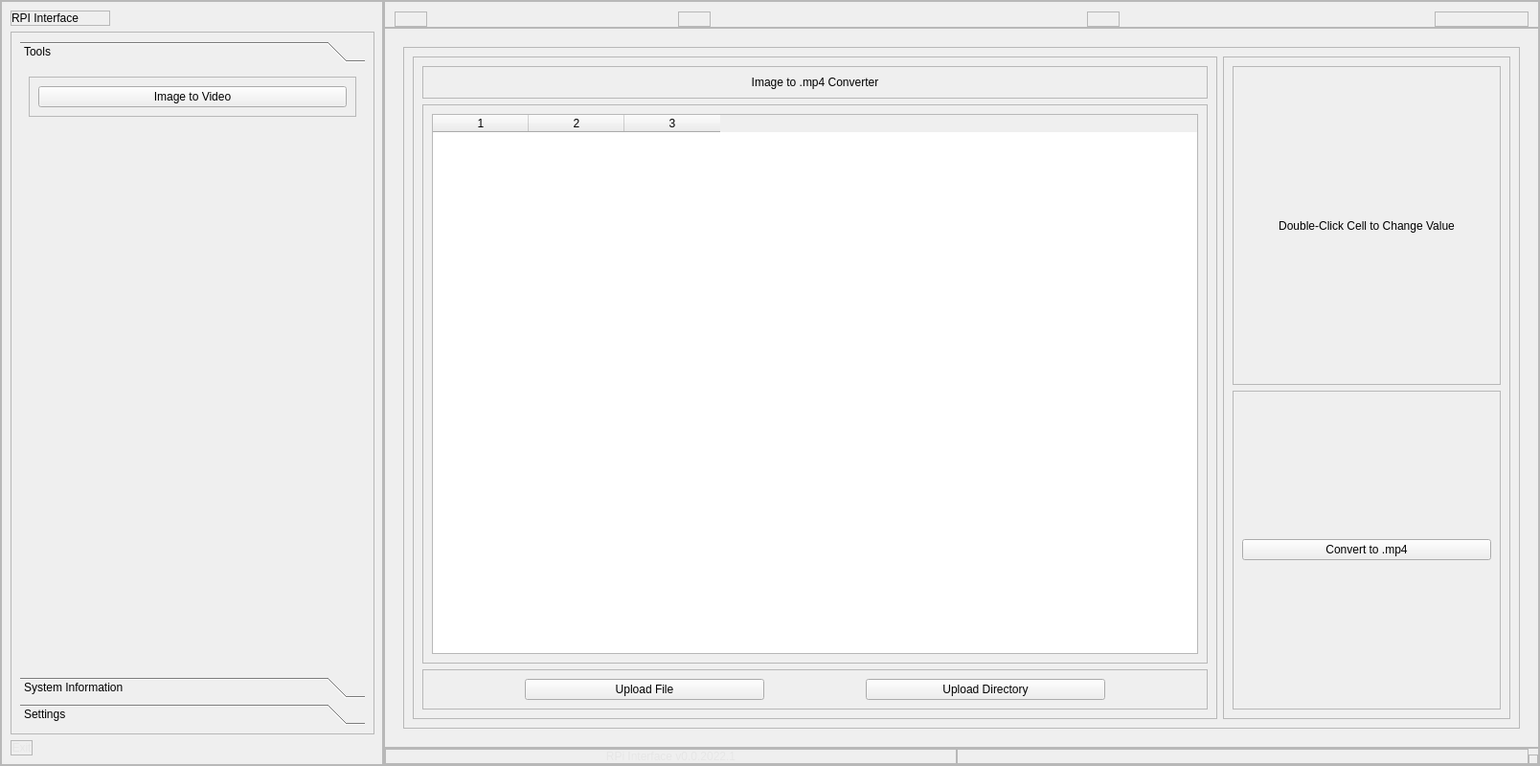
<?xml version="1.0" encoding="UTF-8"?>
<ui version="4.0">
 <class>MainWindow</class>
 <widget class="QMainWindow" name="MainWindow">
  <property name="geometry">
   <rect>
    <x>0</x>
    <y>0</y>
    <width>1200</width>
    <height>800</height>
   </rect>
  </property>
  <property name="minimumSize">
   <size>
    <width>0</width>
    <height>0</height>
   </size>
  </property>
  <property name="windowTitle">
   <string>MainWindow</string>
  </property>
  <widget class="QWidget" name="centralwidget">
   <property name="styleSheet">
    <string notr="true"/>
   </property>
   <layout class="QHBoxLayout" name="horizontalLayout">
    <property name="spacing">
     <number>0</number>
    </property>
    <property name="leftMargin">
     <number>0</number>
    </property>
    <property name="topMargin">
     <number>0</number>
    </property>
    <property name="rightMargin">
     <number>0</number>
    </property>
    <property name="bottomMargin">
     <number>0</number>
    </property>
    <item>
     <widget class="QFrame" name="slideMenuContainer">
      <property name="minimumSize">
       <size>
        <width>400</width>
        <height>0</height>
       </size>
      </property>
      <property name="maximumSize">
       <size>
        <width>0</width>
        <height>16777215</height>
       </size>
      </property>
      <property name="styleSheet">
       <string notr="true"/>
      </property>
      <property name="frameShape">
       <enum>QFrame::StyledPanel</enum>
      </property>
      <property name="frameShadow">
       <enum>QFrame::Raised</enum>
      </property>
      <layout class="QVBoxLayout" name="verticalLayout_2">
       <property name="spacing">
        <number>0</number>
       </property>
       <property name="leftMargin">
        <number>0</number>
       </property>
       <property name="topMargin">
        <number>0</number>
       </property>
       <property name="rightMargin">
        <number>0</number>
       </property>
       <property name="bottomMargin">
        <number>0</number>
       </property>
       <item>
        <widget class="QFrame" name="slideMenu">
         <property name="minimumSize">
          <size>
           <width>400</width>
           <height>0</height>
          </size>
         </property>
         <property name="maximumSize">
          <size>
           <width>16777215</width>
           <height>16777215</height>
          </size>
         </property>
         <property name="styleSheet">
          <string notr="true"/>
         </property>
         <property name="frameShape">
          <enum>QFrame::StyledPanel</enum>
         </property>
         <property name="frameShadow">
          <enum>QFrame::Raised</enum>
         </property>
         <layout class="QVBoxLayout" name="verticalLayout_3">
          <item alignment="Qt::AlignLeft|Qt::AlignTop">
           <widget class="QFrame" name="sideMenuLabelFrame">
            <property name="frameShape">
             <enum>QFrame::StyledPanel</enum>
            </property>
            <property name="frameShadow">
             <enum>QFrame::Raised</enum>
            </property>
            <layout class="QHBoxLayout" name="horizontalLayout_10">
             <property name="spacing">
              <number>0</number>
             </property>
             <property name="leftMargin">
              <number>0</number>
             </property>
             <property name="topMargin">
              <number>0</number>
             </property>
             <property name="rightMargin">
              <number>0</number>
             </property>
             <property name="bottomMargin">
              <number>0</number>
             </property>
             <item alignment="Qt::AlignLeft|Qt::AlignTop">
              <widget class="QLabel" name="sideMenuLabel">
               <property name="styleSheet">
                <string notr="true"/>
               </property>
               <property name="text">
                <string>RPI Interface</string>
               </property>
              </widget>
             </item>
             <item alignment="Qt::AlignLeft|Qt::AlignVCenter">
              <widget class="QPushButton" name="sideMenuDuck">
               <property name="styleSheet">
                <string notr="true">border-style: flat;</string>
               </property>
               <property name="text">
                <string/>
               </property>
               <property name="icon">
                <iconset resource="icons.qrc">
                 <normaloff>:/icons/icons/duck.svg</normaloff>:/icons/icons/duck.svg</iconset>
               </property>
               <property name="iconSize">
                <size>
                 <width>50</width>
                 <height>50</height>
                </size>
               </property>
              </widget>
             </item>
            </layout>
           </widget>
          </item>
          <item>
           <widget class="QFrame" name="dropMenuFrame">
            <property name="sizePolicy">
             <sizepolicy hsizetype="Preferred" vsizetype="Expanding">
              <horstretch>0</horstretch>
              <verstretch>0</verstretch>
             </sizepolicy>
            </property>
            <property name="minimumSize">
             <size>
              <width>0</width>
              <height>0</height>
             </size>
            </property>
            <property name="styleSheet">
             <string notr="true"/>
            </property>
            <property name="frameShape">
             <enum>QFrame::StyledPanel</enum>
            </property>
            <property name="frameShadow">
             <enum>QFrame::Raised</enum>
            </property>
            <layout class="QVBoxLayout" name="verticalLayout_4">
             <item>
              <widget class="QToolBox" name="dropMenu">
               <property name="styleSheet">
                <string notr="true"/>
               </property>
               <property name="currentIndex">
                <number>0</number>
               </property>
               <widget class="QWidget" name="toolsPage">
                <property name="geometry">
                 <rect>
                  <x>0</x>
                  <y>0</y>
                  <width>372</width>
                  <height>596</height>
                 </rect>
                </property>
                <property name="styleSheet">
                 <string notr="true"/>
                </property>
                <attribute name="icon">
                 <iconset resource="icons.qrc">
                  <normaloff>:/icons/icons/chevron-down.svg</normaloff>:/icons/icons/chevron-down.svg</iconset>
                </attribute>
                <attribute name="label">
                 <string>Tools</string>
                </attribute>
                <layout class="QVBoxLayout" name="verticalLayout_21">
                 <item alignment="Qt::AlignTop">
                  <widget class="QFrame" name="toolPageFrame">
                   <property name="frameShape">
                    <enum>QFrame::StyledPanel</enum>
                   </property>
                   <property name="frameShadow">
                    <enum>QFrame::Raised</enum>
                   </property>
                   <layout class="QVBoxLayout" name="verticalLayout_22">
                    <item alignment="Qt::AlignTop">
                     <widget class="QPushButton" name="imageToVideo">
                      <property name="styleSheet">
                       <string notr="true"/>
                      </property>
                      <property name="text">
                       <string>Image to Video</string>
                      </property>
                     </widget>
                    </item>
                   </layout>
                  </widget>
                 </item>
                </layout>
               </widget>
               <widget class="QWidget" name="systemInformationPage">
                <property name="geometry">
                 <rect>
                  <x>0</x>
                  <y>0</y>
                  <width>372</width>
                  <height>596</height>
                 </rect>
                </property>
                <attribute name="icon">
                 <iconset resource="icons.qrc">
                  <normaloff>:/icons/icons/chevron-down.svg</normaloff>:/icons/icons/chevron-down.svg</iconset>
                </attribute>
                <attribute name="label">
                 <string>System Information</string>
                </attribute>
                <layout class="QVBoxLayout" name="verticalLayout_7">
                 <item>
                  <widget class="QFrame" name="systemInformationFrame">
                   <property name="frameShape">
                    <enum>QFrame::StyledPanel</enum>
                   </property>
                   <property name="frameShadow">
                    <enum>QFrame::Raised</enum>
                   </property>
                   <layout class="QVBoxLayout" name="verticalLayout_10">
                    <property name="spacing">
                     <number>10</number>
                    </property>
                    <property name="leftMargin">
                     <number>0</number>
                    </property>
                    <property name="topMargin">
                     <number>7</number>
                    </property>
                    <property name="rightMargin">
                     <number>0</number>
                    </property>
                    <property name="bottomMargin">
                     <number>6</number>
                    </property>
                    <item>
                     <widget class="QPushButton" name="overall">
                      <property name="styleSheet">
                       <string notr="true"/>
                      </property>
                      <property name="text">
                       <string>Overall</string>
                      </property>
                     </widget>
                    </item>
                   </layout>
                  </widget>
                 </item>
                </layout>
               </widget>
               <widget class="QWidget" name="settingsPage">
                <property name="geometry">
                 <rect>
                  <x>0</x>
                  <y>0</y>
                  <width>372</width>
                  <height>596</height>
                 </rect>
                </property>
                <attribute name="icon">
                 <iconset resource="icons.qrc">
                  <normaloff>:/icons/icons/chevron-down.svg</normaloff>:/icons/icons/chevron-down.svg</iconset>
                </attribute>
                <attribute name="label">
                 <string>Settings</string>
                </attribute>
                <layout class="QVBoxLayout" name="verticalLayout_8">
                 <property name="spacing">
                  <number>0</number>
                 </property>
                 <property name="leftMargin">
                  <number>0</number>
                 </property>
                 <property name="topMargin">
                  <number>0</number>
                 </property>
                 <property name="rightMargin">
                  <number>0</number>
                 </property>
                 <property name="bottomMargin">
                  <number>0</number>
                 </property>
                 <item alignment="Qt::AlignTop">
                  <widget class="QFrame" name="settingsPageFrame">
                   <property name="frameShape">
                    <enum>QFrame::StyledPanel</enum>
                   </property>
                   <property name="frameShadow">
                    <enum>QFrame::Raised</enum>
                   </property>
                   <layout class="QVBoxLayout" name="verticalLayout_11">
                    <property name="spacing">
                     <number>10</number>
                    </property>
                    <property name="leftMargin">
                     <number>0</number>
                    </property>
                    <property name="topMargin">
                     <number>7</number>
                    </property>
                    <property name="rightMargin">
                     <number>0</number>
                    </property>
                    <property name="bottomMargin">
                     <number>0</number>
                    </property>
                    <item>
                     <widget class="QPushButton" name="versionInformation">
                      <property name="styleSheet">
                       <string notr="true"/>
                      </property>
                      <property name="text">
                       <string>Version Information</string>
                      </property>
                     </widget>
                    </item>
                    <item>
                     <widget class="QPushButton" name="preferences">
                      <property name="styleSheet">
                       <string notr="true"/>
                      </property>
                      <property name="text">
                       <string>Preferences</string>
                      </property>
                     </widget>
                    </item>
                   </layout>
                  </widget>
                 </item>
                </layout>
               </widget>
              </widget>
             </item>
            </layout>
           </widget>
          </item>
          <item alignment="Qt::AlignBottom">
           <widget class="QFrame" name="exitFrame">
            <property name="sizePolicy">
             <sizepolicy hsizetype="Maximum" vsizetype="Preferred">
              <horstretch>0</horstretch>
              <verstretch>0</verstretch>
             </sizepolicy>
            </property>
            <property name="frameShape">
             <enum>QFrame::StyledPanel</enum>
            </property>
            <property name="frameShadow">
             <enum>QFrame::Raised</enum>
            </property>
            <layout class="QHBoxLayout" name="horizontalLayout_11">
             <property name="spacing">
              <number>0</number>
             </property>
             <property name="leftMargin">
              <number>0</number>
             </property>
             <property name="topMargin">
              <number>0</number>
             </property>
             <property name="rightMargin">
              <number>0</number>
             </property>
             <property name="bottomMargin">
              <number>0</number>
             </property>
             <item>
              <widget class="QPushButton" name="exitButton">
               <property name="sizePolicy">
                <sizepolicy hsizetype="Minimum" vsizetype="Fixed">
                 <horstretch>0</horstretch>
                 <verstretch>0</verstretch>
                </sizepolicy>
               </property>
               <property name="styleSheet">
                <string notr="true">color: rgb(230, 230, 230);
font: 14pt &quot;Century Gothic&quot;;
border-style: flat;</string>
               </property>
               <property name="text">
                <string>Exit</string>
               </property>
               <property name="icon">
                <iconset resource="icons.qrc">
                 <normaloff>:/icons/icons/chevrons-down.svg</normaloff>:/icons/icons/chevrons-down.svg</iconset>
               </property>
               <property name="iconSize">
                <size>
                 <width>40</width>
                 <height>40</height>
                </size>
               </property>
              </widget>
             </item>
            </layout>
           </widget>
          </item>
         </layout>
        </widget>
       </item>
      </layout>
     </widget>
    </item>
    <item>
     <widget class="QFrame" name="mainBody">
      <property name="frameShape">
       <enum>QFrame::StyledPanel</enum>
      </property>
      <property name="frameShadow">
       <enum>QFrame::Raised</enum>
      </property>
      <layout class="QVBoxLayout" name="verticalLayout">
       <property name="spacing">
        <number>0</number>
       </property>
       <property name="leftMargin">
        <number>0</number>
       </property>
       <property name="topMargin">
        <number>0</number>
       </property>
       <property name="rightMargin">
        <number>0</number>
       </property>
       <property name="bottomMargin">
        <number>0</number>
       </property>
       <item>
        <widget class="QFrame" name="headerframe">
         <property name="styleSheet">
          <string notr="true"/>
         </property>
         <property name="frameShape">
          <enum>QFrame::StyledPanel</enum>
         </property>
         <property name="frameShadow">
          <enum>QFrame::Raised</enum>
         </property>
         <layout class="QHBoxLayout" name="horizontalLayout_2">
          <property name="spacing">
           <number>0</number>
          </property>
          <property name="leftMargin">
           <number>10</number>
          </property>
          <property name="topMargin">
           <number>10</number>
          </property>
          <property name="rightMargin">
           <number>10</number>
          </property>
          <property name="bottomMargin">
           <number>0</number>
          </property>
          <item alignment="Qt::AlignLeft|Qt::AlignTop">
           <widget class="QFrame" name="headerMenuFrame">
            <property name="frameShape">
             <enum>QFrame::StyledPanel</enum>
            </property>
            <property name="frameShadow">
             <enum>QFrame::Raised</enum>
            </property>
            <layout class="QHBoxLayout" name="horizontalLayout_9">
             <property name="spacing">
              <number>0</number>
             </property>
             <property name="leftMargin">
              <number>0</number>
             </property>
             <property name="topMargin">
              <number>0</number>
             </property>
             <property name="rightMargin">
              <number>0</number>
             </property>
             <property name="bottomMargin">
              <number>0</number>
             </property>
             <item>
              <widget class="QPushButton" name="headerMenuButton">
               <property name="styleSheet">
                <string notr="true">border-style: flat;</string>
               </property>
               <property name="text">
                <string/>
               </property>
               <property name="icon">
                <iconset resource="icons.qrc">
                 <normaloff>:/icons/icons/menu.svg</normaloff>:/icons/icons/menu.svg</iconset>
               </property>
               <property name="iconSize">
                <size>
                 <width>50</width>
                 <height>50</height>
                </size>
               </property>
              </widget>
             </item>
            </layout>
           </widget>
          </item>
          <item alignment="Qt::AlignLeft|Qt::AlignTop">
           <widget class="QFrame" name="headerHomeFrame">
            <property name="frameShape">
             <enum>QFrame::StyledPanel</enum>
            </property>
            <property name="frameShadow">
             <enum>QFrame::Raised</enum>
            </property>
            <layout class="QHBoxLayout" name="horizontalLayout_8">
             <property name="spacing">
              <number>0</number>
             </property>
             <property name="leftMargin">
              <number>0</number>
             </property>
             <property name="topMargin">
              <number>0</number>
             </property>
             <property name="rightMargin">
              <number>0</number>
             </property>
             <property name="bottomMargin">
              <number>0</number>
             </property>
             <item>
              <widget class="QPushButton" name="headerHomeButton">
               <property name="styleSheet">
                <string notr="true">border-style: flat;</string>
               </property>
               <property name="text">
                <string/>
               </property>
               <property name="icon">
                <iconset resource="icons.qrc">
                 <normaloff>:/icons/icons/home.svg</normaloff>:/icons/icons/home.svg</iconset>
               </property>
               <property name="iconSize">
                <size>
                 <width>50</width>
                 <height>50</height>
                </size>
               </property>
              </widget>
             </item>
            </layout>
           </widget>
          </item>
          <item alignment="Qt::AlignHCenter|Qt::AlignTop">
           <widget class="QFrame" name="headerVemiFrame">
            <property name="frameShape">
             <enum>QFrame::StyledPanel</enum>
            </property>
            <property name="frameShadow">
             <enum>QFrame::Raised</enum>
            </property>
            <layout class="QHBoxLayout" name="horizontalLayout_5">
             <property name="spacing">
              <number>0</number>
             </property>
             <property name="leftMargin">
              <number>0</number>
             </property>
             <property name="topMargin">
              <number>0</number>
             </property>
             <property name="rightMargin">
              <number>0</number>
             </property>
             <property name="bottomMargin">
              <number>0</number>
             </property>
             <item>
              <widget class="QPushButton" name="headerVemiButton">
               <property name="styleSheet">
                <string notr="true">border-style: flat;</string>
               </property>
               <property name="text">
                <string/>
               </property>
               <property name="icon">
                <iconset resource="icons.qrc">
                 <normaloff>:/icons/icons/VEMI_Logo.svg</normaloff>:/icons/icons/VEMI_Logo.svg</iconset>
               </property>
               <property name="iconSize">
                <size>
                 <width>100</width>
                 <height>50</height>
                </size>
               </property>
              </widget>
             </item>
            </layout>
           </widget>
          </item>
          <item alignment="Qt::AlignRight|Qt::AlignTop">
           <widget class="QFrame" name="headerControlFrame">
            <property name="frameShape">
             <enum>QFrame::StyledPanel</enum>
            </property>
            <property name="frameShadow">
             <enum>QFrame::Raised</enum>
            </property>
            <layout class="QHBoxLayout" name="horizontalLayout_4">
             <property name="spacing">
              <number>0</number>
             </property>
             <property name="leftMargin">
              <number>0</number>
             </property>
             <property name="topMargin">
              <number>0</number>
             </property>
             <property name="rightMargin">
              <number>0</number>
             </property>
             <property name="bottomMargin">
              <number>0</number>
             </property>
             <item>
              <widget class="QPushButton" name="minimize">
               <property name="styleSheet">
                <string notr="true">border-style: flat;</string>
               </property>
               <property name="text">
                <string/>
               </property>
               <property name="icon">
                <iconset resource="icons.qrc">
                 <normaloff>:/icons/icons/arrow-down-left.svg</normaloff>:/icons/icons/arrow-down-left.svg</iconset>
               </property>
               <property name="iconSize">
                <size>
                 <width>50</width>
                 <height>50</height>
                </size>
               </property>
              </widget>
             </item>
             <item>
              <widget class="QPushButton" name="fullScreen">
               <property name="styleSheet">
                <string notr="true">border-style: flat;
</string>
               </property>
               <property name="text">
                <string/>
               </property>
               <property name="icon">
                <iconset resource="icons.qrc">
                 <normaloff>:/icons/icons/minimize-2.svg</normaloff>:/icons/icons/minimize-2.svg</iconset>
               </property>
               <property name="iconSize">
                <size>
                 <width>45</width>
                 <height>45</height>
                </size>
               </property>
              </widget>
             </item>
             <item>
              <widget class="QPushButton" name="exit">
               <property name="styleSheet">
                <string notr="true">border-style: flat;</string>
               </property>
               <property name="text">
                <string/>
               </property>
               <property name="icon">
                <iconset resource="icons.qrc">
                 <normaloff>:/icons/icons/x.svg</normaloff>:/icons/icons/x.svg</iconset>
               </property>
               <property name="iconSize">
                <size>
                 <width>50</width>
                 <height>50</height>
                </size>
               </property>
              </widget>
             </item>
            </layout>
           </widget>
          </item>
         </layout>
        </widget>
       </item>
       <item>
        <widget class="QFrame" name="mainBodyContents">
         <property name="sizePolicy">
          <sizepolicy hsizetype="Preferred" vsizetype="Expanding">
           <horstretch>0</horstretch>
           <verstretch>0</verstretch>
          </sizepolicy>
         </property>
         <property name="frameShape">
          <enum>QFrame::StyledPanel</enum>
         </property>
         <property name="frameShadow">
          <enum>QFrame::Raised</enum>
         </property>
         <layout class="QHBoxLayout" name="horizontalLayout_13">
          <property name="spacing">
           <number>0</number>
          </property>
          <property name="leftMargin">
           <number>10</number>
          </property>
          <property name="topMargin">
           <number>10</number>
          </property>
          <property name="rightMargin">
           <number>10</number>
          </property>
          <property name="bottomMargin">
           <number>10</number>
          </property>
          <item>
           <widget class="QStackedWidget" name="stackedWidget">
            <property name="minimumSize">
             <size>
              <width>0</width>
              <height>0</height>
             </size>
            </property>
            <property name="currentIndex">
             <number>1</number>
            </property>
            <widget class="QWidget" name="homePage">
             <layout class="QHBoxLayout" name="horizontalLayout_27">
              <item>
               <widget class="QLabel" name="label_14">
                <property name="styleSheet">
                 <string notr="true">font: 24pt &quot;Century Gothic&quot;;
color: rgb(230, 230, 230);</string>
                </property>
                <property name="text">
                 <string>Home</string>
                </property>
                <property name="alignment">
                 <set>Qt::AlignCenter</set>
                </property>
               </widget>
              </item>
             </layout>
            </widget>
            <widget class="QWidget" name="imageToVid">
             <layout class="QHBoxLayout" name="horizontalLayout_28">
              <item>
               <widget class="QFrame" name="imageToVidLabelFrame">
                <property name="minimumSize">
                 <size>
                  <width>0</width>
                  <height>0</height>
                 </size>
                </property>
                <property name="frameShape">
                 <enum>QFrame::StyledPanel</enum>
                </property>
                <property name="frameShadow">
                 <enum>QFrame::Raised</enum>
                </property>
                <layout class="QHBoxLayout" name="horizontalLayout_29">
                 <item>
                  <widget class="QFrame" name="frame">
                   <property name="frameShape">
                    <enum>QFrame::StyledPanel</enum>
                   </property>
                   <property name="frameShadow">
                    <enum>QFrame::Raised</enum>
                   </property>
                   <layout class="QVBoxLayout" name="verticalLayout_23">
                    <item>
                     <widget class="QFrame" name="frame_3">
                      <property name="frameShape">
                       <enum>QFrame::StyledPanel</enum>
                      </property>
                      <property name="frameShadow">
                       <enum>QFrame::Raised</enum>
                      </property>
                      <layout class="QHBoxLayout" name="horizontalLayout_30">
                       <item>
                        <widget class="QLabel" name="imageToVidTitle">
                         <property name="maximumSize">
                          <size>
                           <width>800</width>
                           <height>16777215</height>
                          </size>
                         </property>
                         <property name="text">
                          <string>Image to .mp4 Converter</string>
                         </property>
                         <property name="alignment">
                          <set>Qt::AlignCenter</set>
                         </property>
                        </widget>
                       </item>
                      </layout>
                     </widget>
                    </item>
                    <item>
                     <widget class="QFrame" name="frame_4">
                      <property name="frameShape">
                       <enum>QFrame::StyledPanel</enum>
                      </property>
                      <property name="frameShadow">
                       <enum>QFrame::Raised</enum>
                      </property>
                      <layout class="QVBoxLayout" name="verticalLayout_24">
                       <item>
                        <widget class="QTableWidget" name="tableWidget">
                         <property name="minimumSize">
                          <size>
                           <width>800</width>
                           <height>0</height>
                          </size>
                         </property>
                         <property name="maximumSize">
                          <size>
                           <width>800</width>
                           <height>16777215</height>
                          </size>
                         </property>
                         <property name="rowCount">
                          <number>0</number>
                         </property>
                         <property name="columnCount">
                          <number>3</number>
                         </property>
                         <attribute name="verticalHeaderVisible">
                          <bool>false</bool>
                         </attribute>
                         <column/>
                         <column/>
                         <column/>
                        </widget>
                       </item>
                      </layout>
                     </widget>
                    </item>
                    <item>
                     <widget class="QFrame" name="frame_5">
                      <property name="frameShape">
                       <enum>QFrame::StyledPanel</enum>
                      </property>
                      <property name="frameShadow">
                       <enum>QFrame::Raised</enum>
                      </property>
                      <layout class="QHBoxLayout" name="horizontalLayout_31">
                       <item>
                        <spacer name="horizontalSpacer_2">
                         <property name="orientation">
                          <enum>Qt::Horizontal</enum>
                         </property>
                         <property name="sizeHint" stdset="0">
                          <size>
                           <width>96</width>
                           <height>20</height>
                          </size>
                         </property>
                        </spacer>
                       </item>
                       <item>
                        <widget class="QPushButton" name="imageToVidUploadFile">
                         <property name="sizePolicy">
                          <sizepolicy hsizetype="Minimum" vsizetype="Minimum">
                           <horstretch>0</horstretch>
                           <verstretch>0</verstretch>
                          </sizepolicy>
                         </property>
                         <property name="minimumSize">
                          <size>
                           <width>250</width>
                           <height>0</height>
                          </size>
                         </property>
                         <property name="maximumSize">
                          <size>
                           <width>250</width>
                           <height>16777215</height>
                          </size>
                         </property>
                         <property name="styleSheet">
                          <string notr="true"/>
                         </property>
                         <property name="text">
                          <string>Upload File</string>
                         </property>
                         <property name="icon">
                          <iconset resource="icons.qrc">
                           <normaloff>:/icons/icons/file-plus.svg</normaloff>:/icons/icons/file-plus.svg</iconset>
                         </property>
                        </widget>
                       </item>
                       <item>
                        <spacer name="horizontalSpacer">
                         <property name="orientation">
                          <enum>Qt::Horizontal</enum>
                         </property>
                         <property name="sizeType">
                          <enum>QSizePolicy::Fixed</enum>
                         </property>
                         <property name="sizeHint" stdset="0">
                          <size>
                           <width>100</width>
                           <height>20</height>
                          </size>
                         </property>
                        </spacer>
                       </item>
                       <item>
                        <widget class="QPushButton" name="imageToVidUploadFolder">
                         <property name="sizePolicy">
                          <sizepolicy hsizetype="Fixed" vsizetype="Minimum">
                           <horstretch>250</horstretch>
                           <verstretch>0</verstretch>
                          </sizepolicy>
                         </property>
                         <property name="minimumSize">
                          <size>
                           <width>250</width>
                           <height>0</height>
                          </size>
                         </property>
                         <property name="maximumSize">
                          <size>
                           <width>150</width>
                           <height>16777215</height>
                          </size>
                         </property>
                         <property name="text">
                          <string>Upload Directory</string>
                         </property>
                         <property name="icon">
                          <iconset resource="icons.qrc">
                           <normaloff>:/icons/icons/folder.svg</normaloff>:/icons/icons/folder.svg</iconset>
                         </property>
                        </widget>
                       </item>
                       <item>
                        <spacer name="horizontalSpacer_3">
                         <property name="orientation">
                          <enum>Qt::Horizontal</enum>
                         </property>
                         <property name="sizeHint" stdset="0">
                          <size>
                           <width>97</width>
                           <height>20</height>
                          </size>
                         </property>
                        </spacer>
                       </item>
                      </layout>
                     </widget>
                    </item>
                   </layout>
                  </widget>
                 </item>
                 <item>
                  <widget class="QFrame" name="frame_2">
                   <property name="minimumSize">
                    <size>
                     <width>300</width>
                     <height>0</height>
                    </size>
                   </property>
                   <property name="frameShape">
                    <enum>QFrame::StyledPanel</enum>
                   </property>
                   <property name="frameShadow">
                    <enum>QFrame::Raised</enum>
                   </property>
                   <layout class="QVBoxLayout" name="verticalLayout_33">
                    <item>
                     <widget class="QFrame" name="frame_6">
                      <property name="frameShape">
                       <enum>QFrame::StyledPanel</enum>
                      </property>
                      <property name="frameShadow">
                       <enum>QFrame::Raised</enum>
                      </property>
                      <layout class="QHBoxLayout" name="horizontalLayout_34">
                       <item>
                        <widget class="QLabel" name="label_15">
                         <property name="sizePolicy">
                          <sizepolicy hsizetype="Expanding" vsizetype="Preferred">
                           <horstretch>0</horstretch>
                           <verstretch>0</verstretch>
                          </sizepolicy>
                         </property>
                         <property name="text">
                          <string>Double-Click Cell to Change Value</string>
                         </property>
                         <property name="alignment">
                          <set>Qt::AlignCenter</set>
                         </property>
                         <property name="wordWrap">
                          <bool>true</bool>
                         </property>
                        </widget>
                       </item>
                      </layout>
                     </widget>
                    </item>
                    <item>
                     <widget class="QFrame" name="frame_7">
                      <property name="minimumSize">
                       <size>
                        <width>100</width>
                        <height>0</height>
                       </size>
                      </property>
                      <property name="frameShape">
                       <enum>QFrame::StyledPanel</enum>
                      </property>
                      <property name="frameShadow">
                       <enum>QFrame::Raised</enum>
                      </property>
                      <layout class="QVBoxLayout" name="verticalLayout_34">
                       <item>
                        <widget class="QPushButton" name="imageToVidConvert">
                         <property name="minimumSize">
                          <size>
                           <width>250</width>
                           <height>0</height>
                          </size>
                         </property>
                         <property name="maximumSize">
                          <size>
                           <width>300</width>
                           <height>16777215</height>
                          </size>
                         </property>
                         <property name="text">
                          <string>Convert to .mp4</string>
                         </property>
                         <property name="icon">
                          <iconset resource="icons.qrc">
                           <normaloff>:/icons/icons/corner-down-right.svg</normaloff>:/icons/icons/corner-down-right.svg</iconset>
                         </property>
                        </widget>
                       </item>
                      </layout>
                     </widget>
                    </item>
                   </layout>
                  </widget>
                 </item>
                </layout>
               </widget>
              </item>
             </layout>
            </widget>
            <widget class="QWidget" name="sysInfoOverall">
             <layout class="QHBoxLayout" name="horizontalLayout_18">
              <item>
               <widget class="QStackedWidget" name="testWidget"/>
              </item>
             </layout>
            </widget>
            <widget class="QWidget" name="settingsPreferences">
             <layout class="QHBoxLayout" name="horizontalLayout_26">
              <item>
               <widget class="QLabel" name="label_13">
                <property name="styleSheet">
                 <string notr="true">font: 24pt &quot;Century Gothic&quot;;
color: rgb(230, 230, 230);</string>
                </property>
                <property name="text">
                 <string>Settings Prefereces</string>
                </property>
                <property name="alignment">
                 <set>Qt::AlignCenter</set>
                </property>
               </widget>
              </item>
             </layout>
            </widget>
            <widget class="QWidget" name="settingsVersionInfo">
             <layout class="QHBoxLayout" name="horizontalLayout_25">
              <item>
               <widget class="QLabel" name="label_12">
                <property name="styleSheet">
                 <string notr="true">font: 24pt &quot;Century Gothic&quot;;
color: rgb(230, 230, 230);</string>
                </property>
                <property name="text">
                 <string>Settings Version Information</string>
                </property>
                <property name="alignment">
                 <set>Qt::AlignCenter</set>
                </property>
               </widget>
              </item>
             </layout>
            </widget>
           </widget>
          </item>
         </layout>
        </widget>
       </item>
       <item alignment="Qt::AlignBottom">
        <widget class="QFrame" name="footerFrame">
         <property name="frameShape">
          <enum>QFrame::StyledPanel</enum>
         </property>
         <property name="frameShadow">
          <enum>QFrame::Raised</enum>
         </property>
         <layout class="QHBoxLayout" name="horizontalLayout_3">
          <property name="spacing">
           <number>0</number>
          </property>
          <property name="leftMargin">
           <number>0</number>
          </property>
          <property name="topMargin">
           <number>0</number>
          </property>
          <property name="rightMargin">
           <number>0</number>
          </property>
          <property name="bottomMargin">
           <number>0</number>
          </property>
          <item>
           <widget class="QFrame" name="footerVersionFrame">
            <property name="frameShape">
             <enum>QFrame::StyledPanel</enum>
            </property>
            <property name="frameShadow">
             <enum>QFrame::Raised</enum>
            </property>
            <layout class="QHBoxLayout" name="horizontalLayout_7">
             <property name="spacing">
              <number>0</number>
             </property>
             <property name="leftMargin">
              <number>0</number>
             </property>
             <property name="topMargin">
              <number>0</number>
             </property>
             <property name="rightMargin">
              <number>0</number>
             </property>
             <property name="bottomMargin">
              <number>0</number>
             </property>
             <item>
              <widget class="QLabel" name="versionLabel">
               <property name="styleSheet">
                <string notr="true">color: rgb(230, 230, 230);
font: 14pt &quot;Century Gothic&quot;;</string>
               </property>
               <property name="text">
                <string>RPi Interface v0.0.2022.1</string>
               </property>
               <property name="alignment">
                <set>Qt::AlignCenter</set>
               </property>
              </widget>
             </item>
            </layout>
           </widget>
          </item>
          <item>
           <widget class="QFrame" name="foorterDuckFrame">
            <property name="frameShape">
             <enum>QFrame::StyledPanel</enum>
            </property>
            <property name="frameShadow">
             <enum>QFrame::Raised</enum>
            </property>
            <layout class="QHBoxLayout" name="horizontalLayout_6">
             <property name="spacing">
              <number>0</number>
             </property>
             <property name="leftMargin">
              <number>0</number>
             </property>
             <property name="topMargin">
              <number>0</number>
             </property>
             <property name="rightMargin">
              <number>0</number>
             </property>
             <property name="bottomMargin">
              <number>0</number>
             </property>
             <item>
              <widget class="QPushButton" name="footerDuck">
               <property name="styleSheet">
                <string notr="true">border-style: flat;</string>
               </property>
               <property name="text">
                <string/>
               </property>
               <property name="icon">
                <iconset resource="icons.qrc">
                 <normaloff>:/icons/icons/duck.svg</normaloff>:/icons/icons/duck.svg</iconset>
               </property>
               <property name="iconSize">
                <size>
                 <width>40</width>
                 <height>40</height>
                </size>
               </property>
              </widget>
             </item>
            </layout>
           </widget>
          </item>
          <item alignment="Qt::AlignBottom">
           <widget class="QFrame" name="sizeGrip">
            <property name="minimumSize">
             <size>
              <width>10</width>
              <height>10</height>
             </size>
            </property>
            <property name="maximumSize">
             <size>
              <width>10</width>
              <height>10</height>
             </size>
            </property>
            <property name="frameShape">
             <enum>QFrame::StyledPanel</enum>
            </property>
            <property name="frameShadow">
             <enum>QFrame::Raised</enum>
            </property>
           </widget>
          </item>
         </layout>
        </widget>
       </item>
      </layout>
     </widget>
    </item>
   </layout>
  </widget>
 </widget>
 <resources>
  <include location="icons.qrc"/>
 </resources>
 <connections/>
</ui>
